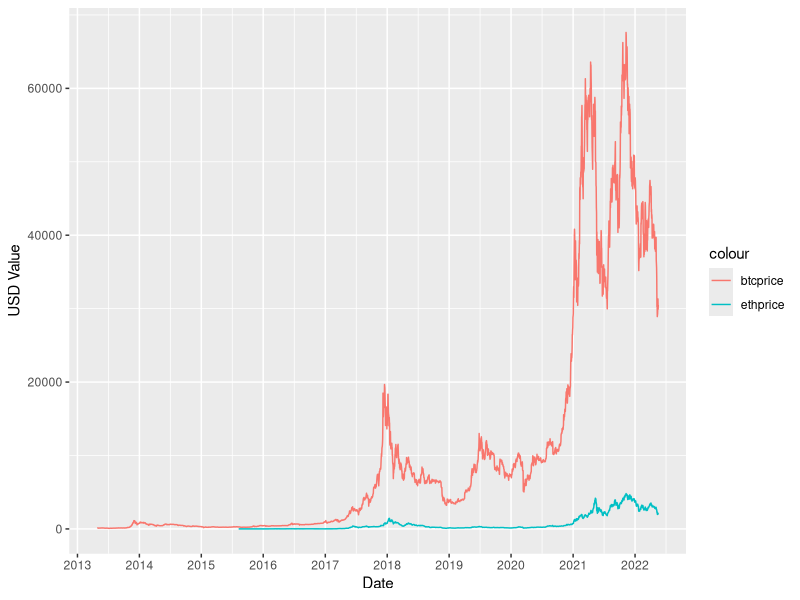

Generate this figure with R:
library(tidyverse)
library(lubridate)

#ETH and BTC daily price (from https://coinmarketcap.com/):
btcprice <- read.csv("BTC-ETH prices/btc-usd-max.csv")
ethprice <- read.csv("BTC-ETH prices/eth-usd-max.csv")

btcprice <- as_tibble(btcprice) %>%
  mutate(DATES = as_date(snapped_at)) %>% 
  group_by(DATES) %>% 
  mutate(btcprice = round(mean(price),0)) %>% 
  select(DATES, btcprice)

ethprice <- as_tibble(ethprice) %>%
  mutate(DATES = as_date(snapped_at)) %>% 
  group_by(DATES) %>% 
  mutate(ethprice = round(mean(price),0)) %>% 
  select(DATES, ethprice)            


#Merging tables:
data <- btcprice %>% 
  left_join(ethprice, by = "DATES")


#Data with variation: ### ROTO ###
data_variation <- data %>%
  arrange(DATES) %>% 
  mutate(BTC_VAR = round((btcprice/lag(btcprice)-1)*100,1),
         ETH_VAR = round((ethprice/lag(ethprice)-1)*100,1))

data_variation[is.na(data_variation)] <- 0


#Plot:
ggplot(data, aes(DATES)) + 
  geom_line(aes(y = btcprice, colour = "btcprice")) + 
  geom_line(aes(y = ethprice, colour = "ethprice")) +
  ylab("USD Value") +
  xlab("Date") +
  scale_x_date(date_breaks = "1 year", date_labels = "%Y")

